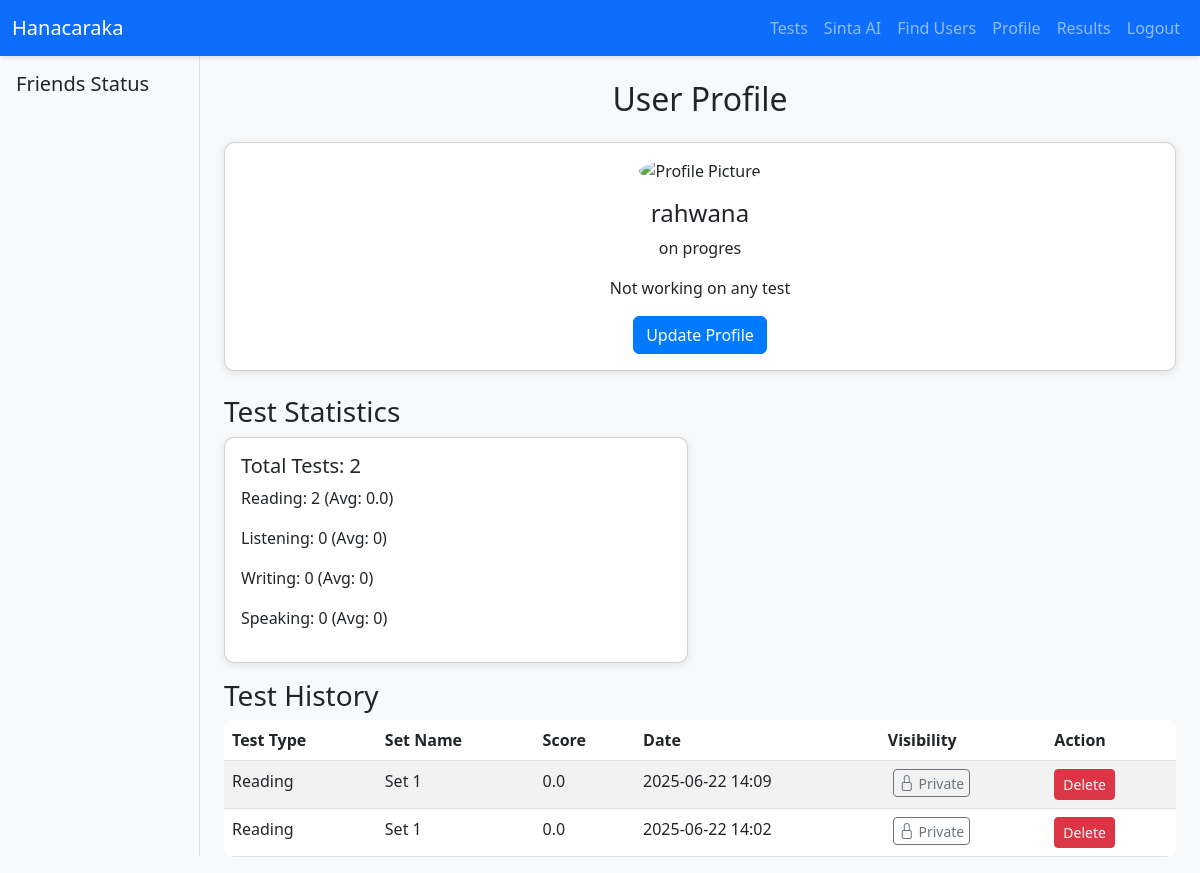
Screenshot of /profile/ (signed in) with the database file from the repository.
### models.py (models this page shows, shortened)
class User(UserMixin, db.Model):
    id = db.Column(db.Integer, primary_key=True)
    username = db.Column(db.String(80), unique=True, nullable=False)
    password_hash = db.Column(db.String(128), nullable=False)
    profile_image = db.Column(db.LargeBinary, nullable=True)  # BLOB untuk profile picture
    tests = db.relationship('TestResult', backref='user', lazy=True)
    chat_sessions = db.relationship('ChatSession', backref='user', lazy=True)
    friendships = db.relationship('Friendship', foreign_keys='Friendship.user_id', backref='user', lazy=True)
    friend_requests_sent = db.relationship('FriendRequest', foreign_keys='FriendRequest.sender_id', backref='sender', lazy=True)
    friend_requests_received = db.relationship('FriendRequest', foreign_keys='FriendRequest.receiver_id', backref='receiver', lazy=True)
    status = db.relationship('UserStatus', backref='user', uselist=False, lazy=True)

class UserStatus(db.Model):
    id = db.Column(db.Integer, primary_key=True)
    user_id = db.Column(db.Integer, db.ForeignKey('user.id'), nullable=False)
    status = db.Column(db.String(200))
    active_test_id = db.Column(db.Integer, db.ForeignKey('test_result.id'))
    updated_at = db.Column(db.DateTime, default=datetime.utcnow)
    active_test = db.relationship('TestResult', backref='active_users', lazy=True)

class TestResult(db.Model):
    id = db.Column(db.Integer, primary_key=True)
    user_id = db.Column(db.Integer, db.ForeignKey('user.id'), nullable=False)
    test_type = db.Column(db.String(50), nullable=False)
    set_name = db.Column(db.String(100), nullable=False)
    score = db.Column(db.JSON, nullable=False)
    timestamp = db.Column(db.DateTime, nullable=False, default=datetime.utcnow)
    is_public = db.Column(db.Boolean, default=False)  # New column for public/private

### routes/profile.py (the view)
@profile.route('/')
@login_required
def profile_page():
    try:
        results = TestResult.query.filter_by(user_id=current_user.id).order_by(TestResult.timestamp.desc()).all()
        friends = Friendship.query.filter_by(user_id=current_user.id).all()
        friend_requests = FriendRequest.query.filter_by(receiver_id=current_user.id, status='pending').all()
        stats = {
            'total_tests': len(results),
            'reading_tests': sum(1 for r in results if r.test_type == 'reading'),
            'listening_tests': sum(1 for r in results if r.test_type == 'listening'),
            'writing_tests': sum(1 for r in results if r.test_type == 'writing'),
            'speaking_tests': sum(1 for r in results if r.test_type == 'speaking'),
            'avg_reading': 0,
            'avg_listening': 0,
            'avg_writing': 0,
            'avg_speaking': 0
        }
        reading_scores = [r.score.get('percentage', 0) for r in results if r.test_type == 'reading' and 'percentage' in r.score]
        listening_scores = [r.score.get('percentage', 0) for r in results if r.test_type == 'listening' and 'percentage' in r.score]
        writing_scores = [r.score.get('overall', 0) for r in results if r.test_type == 'writing' and 'overall' in r.score]
        speaking_scores = [r.score.get('overall', 0) for r in results if r.test_type == 'speaking' and 'overall' in r.score]
        stats['avg_reading'] = sum(reading_scores) / len(reading_scores) if reading_scores else 0
        stats['avg_listening'] = sum(listening_scores) / len(listening_scores) if listening_scores else 0
        stats['avg_writing'] = sum(writing_scores) / len(writing_scores) if writing_scores else 0
        stats['avg_speaking'] = sum(speaking_scores) / len(speaking_scores) if speaking_scores else 0
        return render_template('profile.html', results=results, stats=stats, user=current_user, friends=friends, friend_requests=friend_requests)
    except Exception as e:
        logger.error(f"Error loading profile for user {current_user.id}: {str(e)}", exc_info=True)
        return render_template('profile.html', results=[], stats={}, user=current_user, friends=[], friend_requests=[], error=str(e))

### app.py (called while the page is built)
@login_manager.user_loader
def load_user(user_id):
    return db.session.get(User, int(user_id))

@app.after_request
def add_no_cache(response):
    response.headers['Cache-Control'] = 'no-store, no-cache, must-revalidate, max-age=0'
    response.headers['Pragma'] = 'no-cache'
    response.headers['Expires'] = '0'
    return response

### templates/profile.html (shortened to what this page needs)
{% extends 'base.html' %}
{% block main_content %}
    <div class="container">
        <h2 class="text-center mb-4">User Profile</h2>
        <div class="card mb-4">
            <div class="card-body text-center">
                {% if user.profile_image %}
                    <img src="{{ url_for('profile.get_profile_image') }}" alt="Profile Picture" class="rounded-circle mb-3" style="width: 150px; height: 150px; object-fit: cover;">
                {% else %}
                    <div class="rounded-circle bg-secondary mb-3 mx-auto" style="width: 150px; height: 150px; line-height: 150px; color: white;">No Image</div>
                {% endif %}
                <h4>{{ user.username }}</h4>
                <p id="userStatus">{{ user.status.status if user.status else 'No status' }}</p>
                <p id="activeTest">
                    {% if user.status and user.status.active_test_id %}
                        {% set test = user.status.active_test %}
                        Working on {{ test.test_type|title }} test (Set: {{ test.set_name }})
                    {% else %}
                        Not working on any test
                    {% endif %}
                </p>
                <a href="{{ url_for('profile.update_profile') }}" class="btn btn-primary">Update Profile</a>
            </div>
        </div>
        <h3>Test Statistics</h3>
        <div class="row">
            <div class="col-md-6">
                <div class="card mb-3">
                    <div class="card-body">
                        <h5>Total Tests: {{ stats.total_tests|default(0) }}</h5>
                        <p>Reading: {{ stats.reading_tests|default(0) }} (Avg: {{ (stats.avg_reading|default(0))|round(2) }})</p>
                        <p>Listening: {{ stats.listening_tests|default(0) }} (Avg: {{ (stats.avg_listening|default(0))|round(2) }})</p>
                        <p>Writing: {{ stats.writing_tests|default(0) }} (Avg: {{ (stats.avg_writing|default(0))|round(2) }})</p>
                        <p>Speaking: {{ stats.speaking_tests|default(0) }} (Avg: {{ (stats.avg_speaking|default(0))|round(2) }})</p>
                    </div>
                </div>
            </div>
        </div>
        <h3>Test History <span id="friendRequestBadge" class="badge bg-primary" style="display: none;">0</span></h3>
        <table class="table table-striped">
            <thead>
                <tr>
                    <th>Test Type</th>
                    <th>Set Name</th>
                    <th>Score</th>
                    <th>Date</th>
                    <th>Visibility</th>
                    <th>Action</th>
                </tr>
            </thead>
            <tbody>
                {% for result in results %}
                    <tr id="result-{{ result.id }}">
                        <td>{{ result.test_type|title }}</td>
                        <td>{{ result.set_name }}</td>
                        <td>{{ result.score.get('overall', result.score.get('percentage', 0))|round(2) }}</td>
                        <td>{{ result.timestamp.strftime('%Y-%m-%d %H:%M') }}</td>
                        <td>
                            <button type="button" class="btn btn-outline-secondary btn-sm toggle-public"
                                    data-result-id="{{ result.id }}"
                                    data-is-public="{{ result.is_public|lower }}"
                                    data-url="{{ url_for('profile.toggle_public', result_id=result.id) }}"
                                    aria-label="Toggle public/private">
                                <i class="bi {{ 'bi-globe' if result.is_public else 'bi-lock' }}"></i>
                                {{ 'Public' if result.is_public else 'Private' }}
                            </button>
                        </td>
                        <td>
                            <form class="delete-result-form"
                                  data-result-id="{{ result.id }}"
                                  data-url="{{ url_for('profile.delete_result', result_id=result.id) }}"
                                  method="POST">
                                <button type="submit" class="btn btn-danger btn-sm">Delete</button>
                            </form>
                        </td>
                    </tr>
                {% endfor %}
            </tbody>
        </table>
    </div>
{% endblock %}

### static/css/base.css (style rules this page uses)
body { background-color: #f8f9fa; }
.card { border-radius: 10px; box-shadow: 0 2px 8px rgba(0,0,0,0.1); }
.btn-primary { background-color: #007bff; border-color: #007bff; transition: background-color 0.3s; }
.table { background-color: white; border-radius: 10px; overflow: hidden; }
.toggle-public { padding: 5px; line-height: 1; margin-left: 5px; }
.toggle-public i { font-size: 1rem; }

### rows the page displays
User: username "rahwana"
UserStatus: status "on progres"
TestResult: test_type "Reading", set_name "Set 1", score.get "0.0", timestamp "2025-06-22 14:09", is_public "Private"
TestResult: test_type "Reading", set_name "Set 1", score.get "0.0", timestamp "2025-06-22 14:02", is_public "Private"

### other values shown
{{ stats.total_tests|default(0) }} "2"
{{ stats.reading_tests|default(0) }} "2"
{{ (stats.avg_reading|default(0))|round(2) }} "0.0"
{{ stats.listening_tests|default(0) }} "0"
{{ (stats.avg_listening|default(0))|round(2) }} "0"
{{ stats.writing_tests|default(0) }} "0"
{{ (stats.avg_writing|default(0))|round(2) }} "0"
{{ stats.speaking_tests|default(0) }} "0"
{{ (stats.avg_speaking|default(0))|round(2) }} "0"
